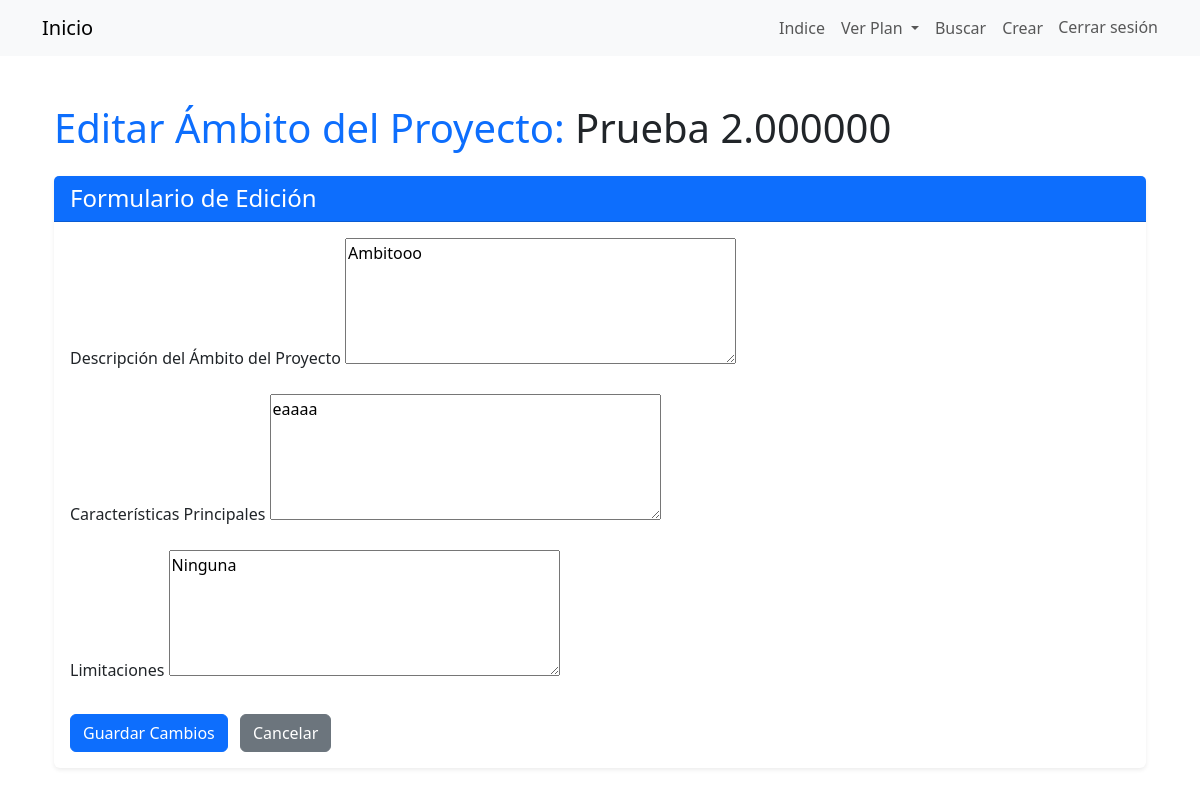
Screenshot of /project-plan/15/editar-ambito/ (signed in) with the database file from the repository.
### creadorAPP/models.py (models this page shows, shortened)
class ProjectPlan(models.Model):
    created_by = models.ForeignKey(User, on_delete=models.CASCADE)
    title = models.CharField(max_length=100,blank=True, default='')
    description = models.TextField(blank=True, default='')
    objetive = models.TextField(blank=True, default='')
    clientName = models.CharField(max_length=50,blank=True, default='')
    startDate = models.DateField(blank=True, default='')
    endDate = models.DateField(blank=True, default='')
    presupuestoTotal = models.DecimalField(
        max_digits=12,
        decimal_places=2,
        null=True,
        blank=True,
        help_text="Presupuesto total del proyecto en USD."
        )

class AmbitoProyecto(models.Model):
    project = models.ForeignKey(ProjectPlan, on_delete=models.CASCADE, related_name='ambiito')
    descripcion_ambito = models.TextField(help_text="Descripción del alcance y expectativas del proyecto.",blank=True, default='')
    caracteristicas_principales = models.TextField(help_text="Características principales del proyecto.",blank=True, default='')
    limitaciones = models.TextField(help_text="Limitaciones del proyecto.",blank=True, default='')
    fecha_creacion = models.DateTimeField(auto_now_add=True)
    ultima_actualizacion = models.DateTimeField(auto_now=True)

### creadorAPP/views.py (the view)
# urls.py: path('project-plan/<int:project_id>/editar-ambito/', views.editar_ambito_proyecto, name='editar_ambito_proyecto'),
@login_required
def editar_ambito_proyecto(request, project_id):
    project_plan = get_object_or_404(ProjectPlan, id=project_id)
    ambito_proyecto = get_object_or_404(AmbitoProyecto, project=project_plan)
    form = AmbitoProyectoForm(request.POST or None, instance=ambito_proyecto)
    if form.is_valid():
        form.save()
        return redirect('ver_ambito_proyecto', project_id=project_plan.id)
    return render(request, 'projects/editar_ambito.html', {'form': form, 'project_plan': project_plan, 'project_id': project_id})

### creadorAPP/forms.py (shortened to what this page needs)
class AmbitoProyectoForm(forms.ModelForm):
    class Meta:
        model = AmbitoProyecto
        fields = ['descripcion_ambito', 'caracteristicas_principales', 'limitaciones']
        widgets = {
            'descripcion_ambito': forms.Textarea(attrs={'rows': 5, 'placeholder': 'Describa el alcance del proyecto...'}),
            'caracteristicas_principales': forms.Textarea(attrs={'rows': 5, 'placeholder': 'Características principales...'}),
            'limitaciones': forms.Textarea(attrs={'rows': 5, 'placeholder': 'Limitaciones del proyecto...'}),
        }
        labels = {
            'descripcion_ambito': 'Descripción del Ámbito del Proyecto',
            'caracteristicas_principales': 'Características Principales',
            'limitaciones': 'Limitaciones',
        }

### creadorAPP/templates/projects/editar_ambito.html (shortened to what this page needs)
{% extends 'base.html' %}
{% block content %}
<div class="container my-5">
    <h1 class="text-primary mb-4">Editar Ámbito del Proyecto: <span class="text-dark">{{ project_plan.title }}</span></h1>
    <div class="card shadow-sm border-0">
        <div class="card-header bg-primary text-white">
            <h4 class="mb-0">Formulario de Edición</h4>
        </div>
        <div class="card-body">
            <form method="post">
                <div class="row g-3">
                    {% for field in form %}
                        <div class="col-md-12">
                            <div class="form-group">
                                <label for="{{ field.id_for_label }}" class="form-label">{{ field.label }}</label>
                                {{ field }}
                            </div>
                        </div>
                    {% endfor %}
                </div>
                <div class="mt-4">
                    <button type="submit" class="btn btn-primary me-2">
                         Guardar Cambios
                    </button>
                    <a href="{% url 'ver_ambito_proyecto' project_id=project_plan.id %}" class="btn btn-secondary">
                         Cancelar
                    </a>
                </div>
            </form>
        </div>
    </div>
</div>
{% endblock %}

### rows the page displays
ProjectPlan: title "Prueba 2.000000"
AmbitoProyecto: form "Ambitooo" "eaaaa" "Ninguna"

### other values shown
{{ field.label }} "Descripción del Ámbito del Proyecto" "Características Principales" "Limitaciones"
